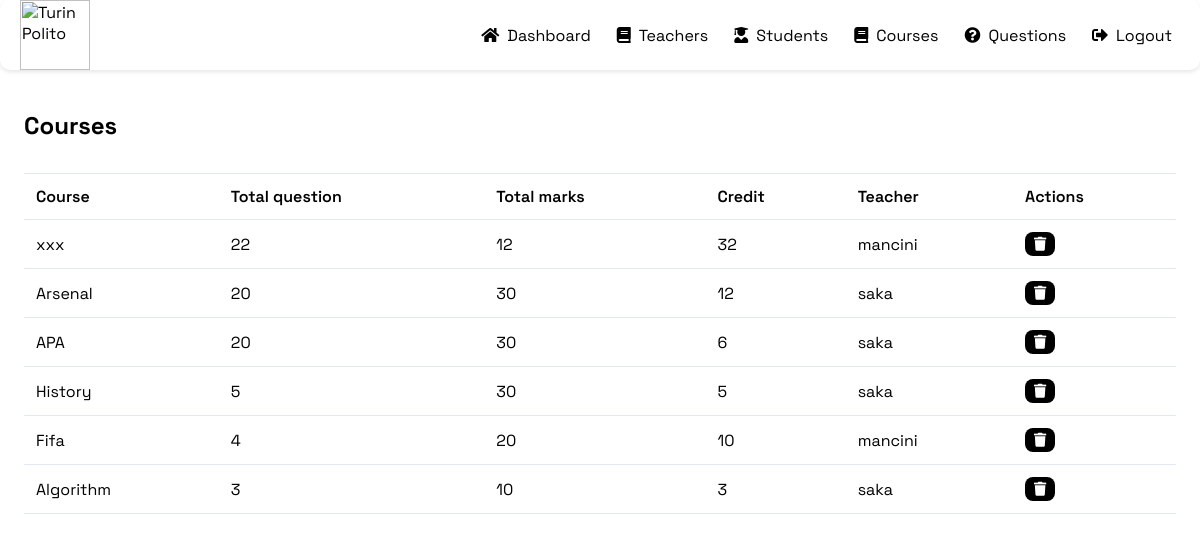
Page /admin-view-course (signed in) on the committed database.
### exams/models.py (models this page shows, shortened)
class Course(models.Model):
    course_name = models.CharField(max_length=80)
    question_number = models.PositiveIntegerField()
    credit = models.PositiveIntegerField()
    total_marks = models.PositiveIntegerField()
    creator = models.ForeignKey('teachers.Teacher', related_name='created_courses', on_delete=models.SET_NULL, null=True, blank=True)

### teachers/models.py (models this page shows, shortened)
class Teacher(models.Model):
    user = models.OneToOneField(User, on_delete=models.CASCADE)
    profile_pic = models.ImageField(upload_to='profile_pics/Teachers/',null=True, blank=True)
    mobile = models.CharField(max_length=20, null=False)
    status = models.BooleanField(default=False)
    salary = models.PositiveIntegerField(null=True)
    @property
    def username(self):
        return self.user.username

### exams/views.py (the view)
# urls.py: path('admin-view-course', views.admin_view_course_view, name='admin-view-course'),
@login_required(login_url='adminlogin')
def admin_view_course_view(request):
    courses = models.Course.objects.all()
    return render(request, 'exams/admin_view_course.html', {'courses': courses})

### templates/exams/admin_view_course.html (shortened to what this page needs)
{% extends 'exams/adminbase.html' %}
{% load widget_tweaks %}
{% load static %}
{% block content %}
<link rel="stylesheet" type="text/css" href="{% static 'css/admin_view_student.css' %}">
<div class="content-wrapper">
    <div class="content-header">
        <h1 class="title">Courses</h1>
    </div>
    <div class="table-container">
        <table>
            <thead>
                <tr>
                    <th>Course</th>
                    <th>Total question</th>
                    <th>Total marks</th>
                    <th>Credit</th>
                    <th>Teacher</th>
                    <th>Actions</th>
                </tr>
            </thead>
            <tbody>
                {% for t in courses %}
                <tr>
                    <td>{{t.course_name}}</td>
                    <td>{{t.question_number}}</td>
                    <td>{{t.total_marks}}</td>
                    <td>{{t.credit}}</td>
                    <td>{{t.creator.username}}</td>
                    <td class="actions">
                        <a class="btn-delete" href="{% url 'delete-course' t.id  %}">
                            <small class="fas fa-trash"></small>
                        </a>
                    </td>
                </tr>
                {% empty %}
                <tr>
                    <td colspan="5">There are no courses yet.</td>
                </tr>
                {% endfor %}
        </table>
    </div>
</div>
{% endblock %}

### static/css/adminbase.css (style rules this page uses)
body { font-family: 'Space Grotesk', sans-serif; margin: 0; padding: 0; }

### static/css/admin_view_student.css (style rules this page uses)
.content-wrapper { padding: 24px; }
.content-header { display: flex; justify-content: space-between; align-items: center; gap: 16px; }
.title { font-size: 24px; font-weight: bold; }
.table-container { margin-top: 16px; border-top: 1px solid #e2e8f0; overflow: auto; }
table { width: 100%; text-align: left; border-collapse: collapse; }
th, td { padding: 12px; border-bottom: 1px solid #e2e8f0; }
th { font-weight: 600; color: #000000; }
.actions a { display: inline-block; margin-right: 8px; padding: 5px 9px; text-align: center; text-decoration: none; color: #fff; border-radius: 8px; cursor: grab; }
.btn-delete { background-color: #000000; }
.actions a small { font-size: 0.875em; }

### rows in the picture
Course: course_name "xxx", question_number "22", total_marks "12", credit "32", creator.username "mancini"
Course: course_name "Arsenal", question_number "20", total_marks "30", credit "12", creator.username "saka"
Course: course_name "APA", question_number "20", total_marks "30", credit "6", creator.username "saka"
Course: course_name "History", question_number "5", total_marks "30", credit "5", creator.username "saka"
Course: course_name "Fifa", question_number "4", total_marks "20", credit "10", creator.username "mancini"
Course: course_name "Algorithm", question_number "3", total_marks "10", credit "3", creator.username "saka"
